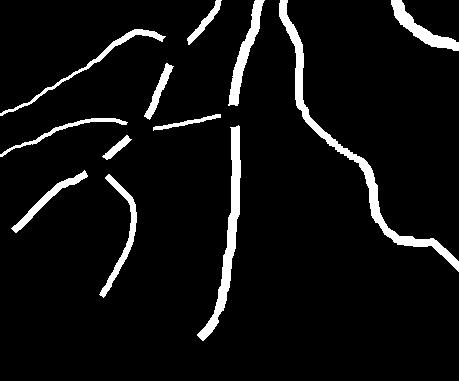
%> input picture FeaturesExtractions/img.png, 459 x 381 px
$ octave --eval "Copy_of_calcDriveFeatures(imread('FeaturesExtractions/img.png'));"   (GNU Octave 9; MATLAB toolbox functions it lacks are replaced by stand-ins)
%> lines starting %> are read from the running program, lines starting %| are printed output that depends on the picture; in (x1, y1, x2, y2) boxes, pixels count from 0 and x2, y2 are one past the last pixel; in counts of white or black regions, pixels touching at a corner belong together; the program's own positions count from 1
### utility/calc_mask.m
function mask = calc_mask(img)
% mask = createretinamaskcolored(img)
%
% Receives a nonmydriatic colored image and creates a mask with the
% region of interest that is inside the camera's aperture.

%
% Copyright (C) 2006  Jo鉶 Vitor Baldini Soares
%
% This program is free software; you can redistribute it and/or
% modify it under the terms of the GNU General Public License
% as published by the Free Software Foundation; either version 2
% of the License, or (at your option) any later version.
%
% This program is distributed in the hope that it will be useful,
% but WITHOUT ANY WARRANTY; without even the implied warranty of
% MERCHANTABILITY or FITNESS FOR A PARTICULAR PURPOSE.  See the
% GNU General Public License for more details.
%
% You should have received a copy of the GNU General Public License
% along with this program; if not, write to the Free Software
% Foundation, Inc., 51 Franklin Street, Fifth Floor,
% Boston, MA 02110-1301, USA.
%

% Uses the red channel for finding the mask.
red = img(:,:,1);
red = double(red) / 255;

%Calculates edges with laplacian of gaussian
edges = edge(red, 'log', 0.0005, 3);

% Fills in little missing parts in edges.
edges = myimclose(edges, strel('diamond', 2));

% Adds a countour around the edges image.
[nlins,ncols] = size(edges);
edges(1,:) =     ones(1, ncols);
edges(nlins,:) = ones(1, ncols);
edges(:,1) =     ones(nlins, 1);
edges(:,ncols) = ones(nlins, 1);

% figure; imshow(edges);
% Creates the seed for the outer region by thresholding.
maxred = max(red(:));
seed = uint8(red < 0.15 * maxred);
seed = bwareaopen(seed, 10);

% Takes seed away from the border.
seed(1,:) =     zeros(1, ncols);
seed(nlins,:) = zeros(1, ncols);
seed(:,1) =     zeros(nlins, 1);
seed(:,ncols) = zeros(nlins, 1);
seed = imerode(seed, strel('diamond', 10));
%figure; imshow(seed);

% Fills the seed until it reaches the edges of tha aperture.
notmask = imfill(edges, find(seed > 0));
mask = ~notmask;
mask = imdilate(mask, strel('diamond', 1));

%figure; imshow(mask);

% Filling in missing parts.
mask = bwareaclose(mask, 5000);

% Removing false positive contour.
mask = imopen(mask, strel('diamond', 6));

%Removing other false positives.
mask = bwareaopen(mask, 50000);

%figure; imshow(mask);
end
function bw2 = bwareaclose(bw1, n)

bw2 = ~bwareaopen(~bw1, n);
end
% For some reason, imclose from MATLAB 6.0 doesn't work properly, so
% we use this one instead.
function closed = myimclose(img, element)

img = imdilate(img, element);
closed = imerode(img, element);
end

### Copy_of_calcDriveFeatures.m
function Copy_of_calcDriveFeatures(image)


     mask = im2double(calc_mask(image));
%> in calc_mask, `red = img(:,:,1);`: red: size 381x459 uint8; 6.3% white; 12 white regions, largest, box (x1, y1, x2, y2) and area: (279, 0, 459, 272) 2863, (197, 125, 241, 341) 1983, (228, 0, 265, 106) 1046
%> in calc_mask, `edges = edge(red, 'log', 0.0005, 3);`: edges: size 381x459 logical; 1.7% white in thin lines or dots, all inside (x1, y1, x2, y2) = (1, 1, 458, 341)
%> in myimclose, `img = imdilate(img, element);`:
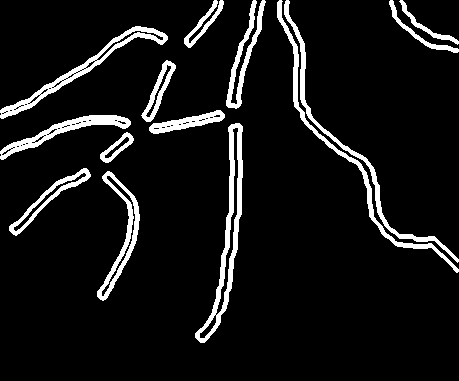
%> img: size 381x459 logical; 8.3% white; 14 white regions, largest, box (x1, y1, x2, y2) and area: (195, 123, 243, 343) 2208, (0, 26, 168, 119) 1669, (277, 0, 459, 273) 1619
%> in myimclose, `closed = imerode(img, element);`:
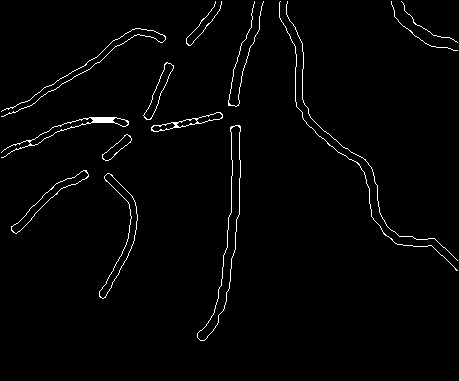
%> closed: size 381x459 logical; 1.8% white in thin lines or dots, all inside (x1, y1, x2, y2) = (1, 1, 458, 341)
%> in calc_mask, `edges(:,ncols) = ones(nlins, 1);`:
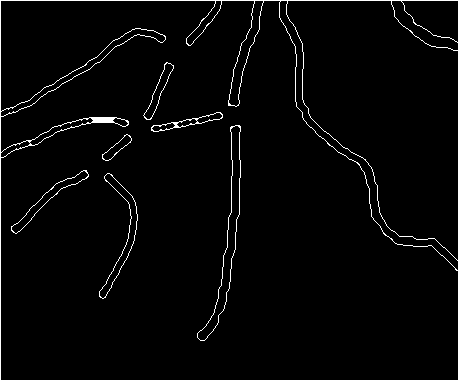
%> edges: size 381x459 logical; 2.7% white in thin lines or dots
%> in calc_mask, `maxred = max(red(:));`: maxred = 1
%> in calc_mask, `seed(:,ncols) = zeros(nlins, 1);`: seed: size 381x459 logical; 92.8% white; 7 black regions, largest, box (x1, y1, x2, y2) and area: (0, 0, 459, 381) 8134, (197, 125, 241, 341) 1983, (99, 174, 137, 298) 849
%> in calc_mask, `seed = imerode(seed, strel('diamond', 10));`:
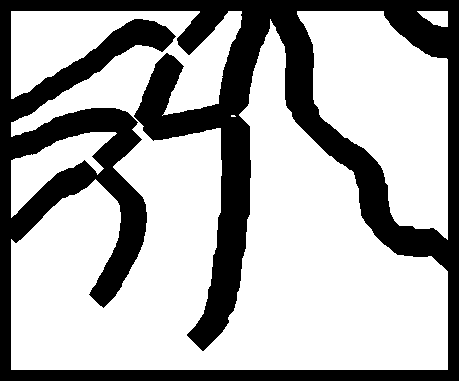
%> seed: size 381x459 logical; 67.8% white; 1 black region, box (x1, y1, x2, y2) and area: (0, 0, 459, 381) 56261
%> in calc_mask, `notmask = imfill(edges, find(seed > 0));`:
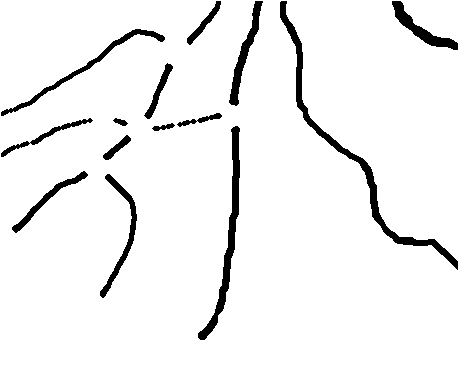
%> notmask: size 381x459 logical; 94.6% white; 14 black regions, largest, box (x1, y1, x2, y2) and area: (280, 1, 458, 270) 2313, (198, 126, 240, 340) 1591, (1, 29, 165, 116) 924
%> in calc_mask, `mask = imdilate(mask, strel('diamond', 1));`: mask: size 381x459 logical; 7.1% white; 13 white regions, largest, box (x1, y1, x2, y2) and area: (279, 0, 459, 271) 2956, (197, 125, 241, 341) 2029, (0, 28, 166, 117) 1260
%> in bwareaclose, `bw2 = ~bwareaopen(~bw1, n);`:
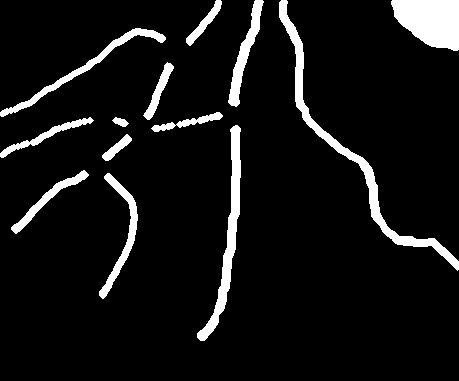
%> bw2: size 381x459 logical; 8% white; 13 white regions, largest, box (x1, y1, x2, y2) and area: (279, 0, 459, 271) 2956, (391, 0, 459, 51) 2613, (197, 125, 241, 341) 2029
%> in calc_mask, `mask = imopen(mask, strel('diamond', 6));`:
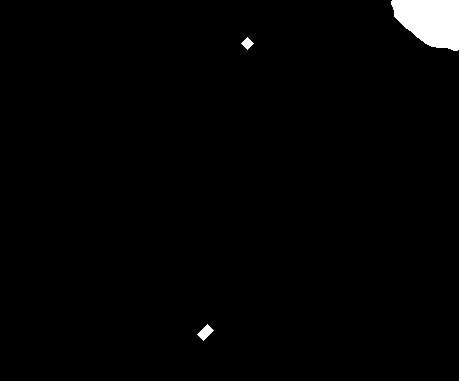
%> mask: size 381x459 logical; 1.6% white; 3 white regions, box (x1, y1, x2, y2) and area: (391, 0, 459, 51) 2603, (197, 324, 214, 341) 137, (241, 37, 254, 50) 85
%> in calc_mask, `mask = bwareaopen(mask, 50000);`: mask: size 381x459 logical; every value is 0
     load('data/chaseDB/mat_files/GT/VGT/VGT_image_13L.mat');
     indexes = GT(:,1);

    %--------------Red, Green, Blue Channels-----------
    Red  =preproc(image(:,:,1),mask);
    Green=preproc(image(:,:,2),mask);
    Blue =preproc(image(:,:,3),mask);

    %--------------------End---------------------------

    %--------------CREATING HSI------------------------
    th=acos((0.5*((Red-Green)+(Red-Blue)))./((sqrt((Red-Green).^2+(Red-Blue).*(Green-Blue)))+eps));
    H=th;
    H(Blue>Green)=2*pi-H(Blue>Green);
    H=H/(2*pi);
    Situ=1-3.*(min(min(Red,Green),Blue))./(Red+Green+Blue+eps);
    I=(Red+Green+Blue)/3;

    H = preproc(H,mask);
    Situ = preproc(Situ,mask);
    I = preproc(I,mask);
    %---------------End HSI Creation-------------------

    %------Creating Gaussian Blurred(sig=2,4,8,16) of Red, Green-----------

        Redblur2 = imgaussfilt(Red,2);
        Redblur4 = imgaussfilt(Red,4);
        Redblur16 = imgaussfilt(Red,16);
        Greenblur2 = imgaussfilt(Green,2);
        Greenblur4 = imgaussfilt(Green,4);
        Greenblur16 = imgaussfilt(Green,16);
        SteerJ2 = steerGaussFilterOrder2(image,360,2,false);
        SteerJ8 = steerGaussFilterOrder2(image,360,8,false);

    %------End of Gaussian Blurred(sig=2,4,8,16) of Red, Green-------------

    %------------------Steered second Gaussian derivative------------------

    SteerJ2 = steerGaussFilterOrder2(image,360,2,false);
    SteerJ4 = steerGaussFilterOrder2(image,360,4,false);
    SteerJ8 = steerGaussFilterOrder2(image,360,8,false);
    SteerJ16 = steerGaussFilterOrder2(image,360,16,false);

    SteerJ2 = preproc(SteerJ2,mask);
    SteerJ4 = preproc(SteerJ4,mask);
    SteerJ8 = preproc(SteerJ8,mask);
    SteerJ16 = preproc(SteerJ16,mask);

%------------End of Steered second Gaussian derivative-----------------

%     a = roundJunctions(G.V(G.art,:));
%     v = roundJunctions(G.V(G.ven,:));

    pixel=[];
    segNr = [];

    Features=[];
    Label=[];
    CC = bwconncomp(BW);
    L = labelmatrix(CC);
    stats = regionprops('Table',L,'PixelList');


    for aPix=1:length(a)
        for i=1:length(indexes)
             obj = stats.PixelList{indexes(i)};
            for row=1:size(obj,1)
                if((a(aPix,1)==obj(row,1))&&(a(aPix,2)==obj(row,2)) && (a(aPix,1)<=size(BW,1))&& (a(aPix,2)<=size(BW,2)))
                    pixel=[pixel;a(aPix,1),a(aPix,2)];
                    segNr=[segNr;indexes(i)];
                    F=[];
                    F = [F;...
                    Red(a(aPix, 1), a(aPix, 2)), Green(a(aPix, 1), a(aPix, 2)), Blue(a(aPix, 1), a(aPix, 2)),...
                    H(a(aPix, 1), a(aPix, 2)), Situ(a(aPix, 1), a(aPix, 2)), I(a(aPix, 1), a(aPix, 2)), ...
                    Redblur2(a(aPix, 1), a(aPix, 2)),Redblur4(a(aPix, 1), a(aPix, 2)),...
                    Redblur8(a(aPix, 1), a(aPix, 2)),Redblur16(a(aPix, 1), a(aPix, 2)),...
                    Greenblur2(a(aPix, 1), a(aPix, 2)),Greenblur4(a(aPix, 1), a(aPix, 2)),...
                    Greenblur8(a(aPix, 1), a(aPix, 2)),Greenblur16(a(aPix, 1), a(aPix, 2)),...
                    SteerJ2(a(aPix, 1), a(aPix, 2)), SteerJ4(a(aPix, 1), a(aPix, 2)),...
                    SteerJ8(a(aPix, 1), a(aPix, 2)), SteerJ16(a(aPix, 1), a(aPix, 2))];

                    vect = getSegmentStatistics(Red,Green,Blue,H,Situ,I,...
                                     Redblur2,Redblur4,Redblur8,Redblur16,...
                                     Greenblur2,Greenblur4,Greenblur8,Greenblur16,...
                                     SteerJ2,SteerJ4,SteerJ8,SteerJ16,obj);

                    F = [F,vect];
                    Features = [Features;F];
                    Label=[Label;0];
                end
            end
        end
    end


    for aPix=1:length(v)
        for i=1:length(indexes)
            obj = stats.PixelList{indexes(i)};
            for row=1:size(obj,1)
                if((v(aPix,1)==obj(row,1))&&(v(aPix,2)==obj(row,2)) && (v(aPix,1)<=size(BW,1))&& (v(aPix,2)<=size(BW,2)))
                    pixel=[pixel;v(aPix,1),v(aPix,2)];
                    segNr=[segNr;indexes(i)];
                    F=[];
                    F = [F;...
                    Red(v(aPix, 1), v(aPix, 2)), Green(v(aPix, 1), v(aPix, 2)), Blue(v(aPix, 1), v(aPix, 2)),...
                    H(v(aPix, 1), v(aPix, 2)), Situ(v(aPix, 1), v(aPix, 2)), I(v(aPix, 1), v(aPix, 2)), ...
                    Redblur2(v(aPix, 1), v(aPix, 2)),Redblur4(v(aPix, 1), v(aPix, 2)),...
                    Redblur8(v(aPix, 1), v(aPix, 2)),Redblur16(v(aPix, 1), v(aPix, 2)),...
                    Greenblur2(v(aPix, 1), v(aPix, 2)),Greenblur4(v(aPix, 1), v(aPix, 2)),...
                    Greenblur8(v(aPix, 1), v(aPix, 2)),Greenblur16(v(aPix, 1), v(aPix, 2)),...
                    SteerJ2(v(aPix, 1), v(aPix, 2)), SteerJ4(v(aPix, 1), v(aPix, 2)),...
                    SteerJ8(v(aPix, 1), v(aPix, 2)), SteerJ16(v(aPix, 1), v(aPix, 2))];

                    vect = getSegmentStatistics(Red,Green,Blue,H,Situ,I,...
                                     Redblur2,Redblur4,Redblur8,Redblur16,...
                                     Greenblur2,Greenblur4,Greenblur8,Greenblur16,...
                                     SteerJ2,SteerJ4,SteerJ8,SteerJ16,obj);

                    F = [F,vect];
                    Features = [Features;F];
                    Label=[Label;1];
                end
            end
        end
    end

    Features =  zscore(Features);
    AvDataset = table(pixel,segNr,Features,Label);

    save('data/dataset/Image_13L.mat','AvDataset');


end

% [53 lines left out: function getSegmentStatistics, not called in this run]
%> in Copy_of_calcDriveFeatures, `mask = im2double(calc_mask(image));`: mask: size 381x459 double; every value is 0
%> (the run ends here)

$ run again, on FeaturesExtractions/test2.png
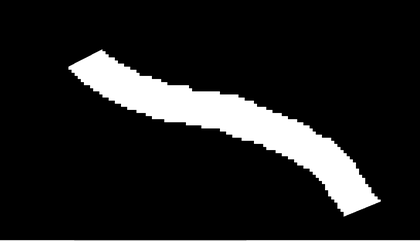
%> input picture FeaturesExtractions/test2.png, 420 x 241 px, shrunk from 951 x 546 before the run
%> img: size 241x420 logical; 3.3% white; 1 white region, box (x1, y1, x2, y2) and area: (65, 47, 383, 219) 3330
%> closed: size 241x420 logical; 0.68% white in thin lines or dots, all inside (x1, y1, x2, y2) = (67, 49, 381, 217)
%> in calc_mask, `edges(:,ncols) = ones(nlins, 1);`:
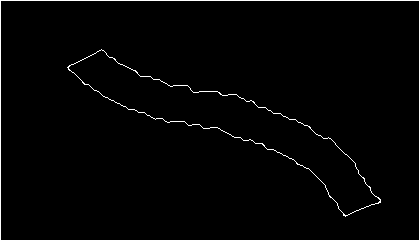
%> edges: size 241x420 logical; 2% white in thin lines or dots
%> maxred = 1
%> notmask: size 241x420 logical; 88.7% white; 1 black region, box (x1, y1, x2, y2) and area: (69, 50, 380, 215) 11431
%> in calc_mask, `mask = imdilate(mask, strel('diamond', 1));`:
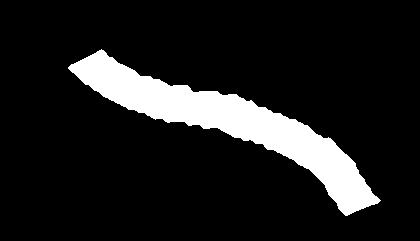
%> mask: size 241x420 logical; 11.9% white; 1 white region, box (x1, y1, x2, y2) and area: (68, 49, 381, 216) 12083

$ run again, on FeaturesExtractions/test.bmp
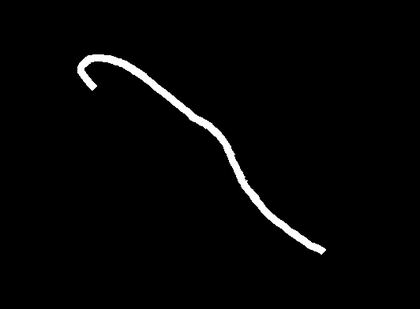
%> input picture FeaturesExtractions/test.bmp, 420 x 309 px, shrunk from 532 x 392 before the run
%> in calc_mask, red is the input picture: size 309x420 uint8; min 0, max 255, mean 5.2
%> red: size 309x420 double
%> img: size 309x420 logical; 2.3% white; 1 white region, box (x1, y1, x2, y2) and area: (75, 52, 329, 257) 3041
%> closed: size 309x420 logical; 0.48% white in thin lines or dots, all inside (x1, y1, x2, y2) = (77, 54, 327, 255)
%> in calc_mask, `edges(:,ncols) = ones(nlins, 1);`:
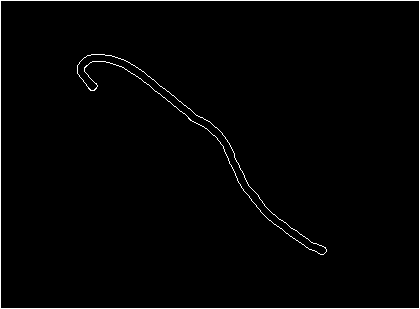
%> edges: size 309x420 logical; 1.6% white in thin lines or dots
%> maxred = 1
%> in calc_mask, `notmask = imfill(edges, find(seed > 0));`:
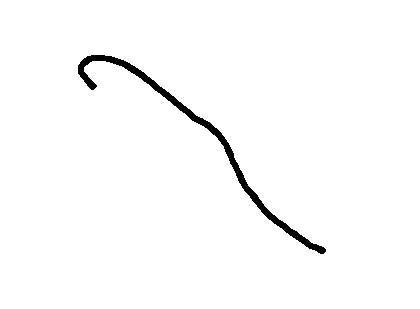
%> notmask: size 309x420 logical; 98.3% white; 1 black region, box (x1, y1, x2, y2) and area: (78, 55, 326, 254) 2266
